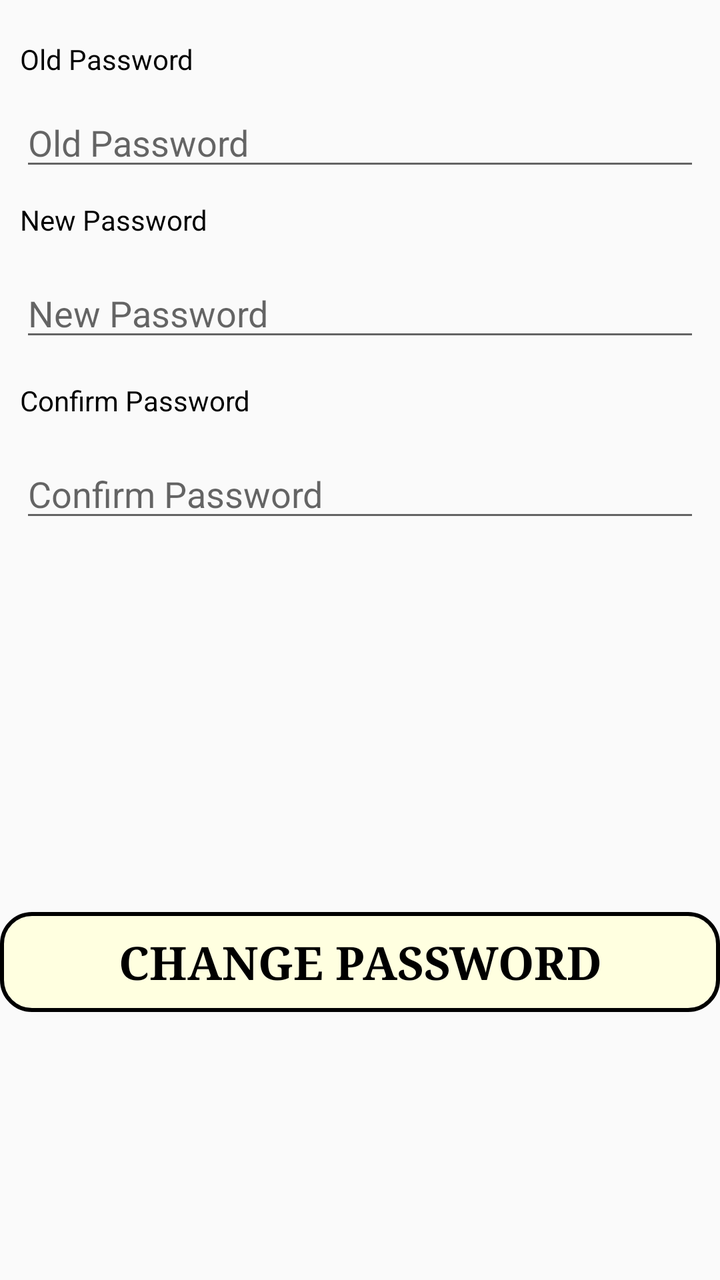
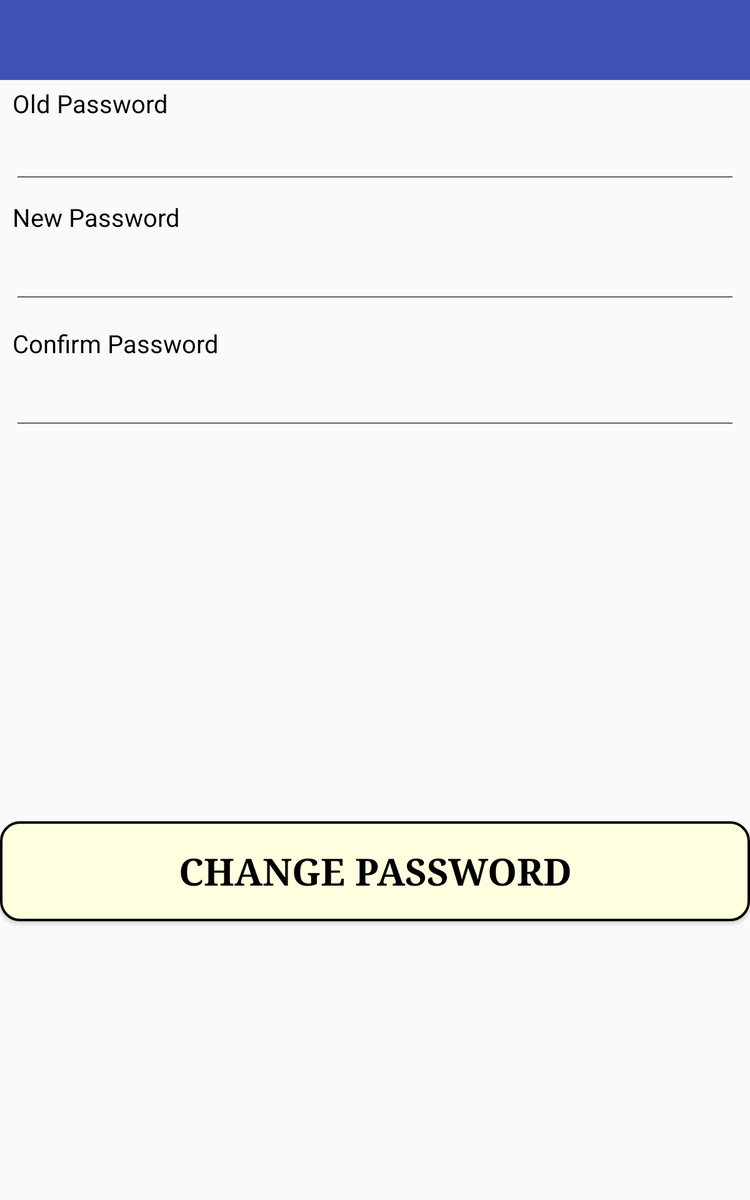

One screen, two layout resources from the same app: the default and the repository's alternative for another configuration. Each is rendered where Android would select it; the XML of both is given below.
<!-- AndroidManifest.xml: application theme AppTheme -->
<!-- res/layout/fragment_forgot_password.xml -->
<LinearLayout xmlns:android="http://schemas.android.com/apk/res/android"
    xmlns:tools="http://schemas.android.com/tools"
    android:layout_width="match_parent"
    android:orientation="vertical"
    android:layout_height="match_parent"
    tools:context="com.cybussolutions.hititpro.Fragments.Forgot_password">

    
    <TextView
        android:layout_width="wrap_content"
        android:layout_height="wrap_content"
        android:text="Old Password"
        android:textColor="@color/black"
        android:layout_marginLeft="10dp"
        android:layout_marginTop="20dp"
        android:layout_marginBottom= "5dp"
        />
    <EditText
        android:layout_width="match_parent"
        android:layout_height="wrap_content"
        android:id="@+id/oldpass"
        android:inputType="textPassword"
        android:hint="Old Password"
        android:layout_marginLeft="10dp"
        android:layout_marginTop="5dp"
        android:layout_marginBottom= "5dp"
        android:layout_marginRight="10dp"/>
    <TextView
        android:layout_width="wrap_content"
        android:textColor="@color/black"
        android:layout_height="wrap_content"
        android:text="New Password"
        android:layout_marginTop="5dp"
        android:layout_marginBottom= "5dp"
        android:layout_marginLeft="10dp"
        />
    <EditText
        android:layout_width="match_parent"
        android:layout_height="wrap_content"
        android:layout_marginLeft="10dp"
        android:layout_marginRight="10dp"
        android:inputType="textPassword"
        android:hint="New Password"
        android:id="@+id/newpass"
        android:layout_margin="10dp"/>
    <TextView
        android:layout_width="wrap_content"
        android:layout_height="wrap_content"
        android:textColor="@color/black"
        android:layout_marginTop="5dp"
        android:layout_marginBottom= "5dp"
        android:text="Confirm Password"
        android:layout_marginLeft="10dp"
        />
    
    <EditText
        android:layout_width="match_parent"
        android:layout_height="wrap_content"
        android:layout_marginLeft="10dp"
        android:inputType="textPassword"
        android:hint="Confirm Password"
        android:layout_marginRight="10dp"
        android:id="@+id/confirmpass"
        android:layout_margin="10dp"/>

    <Button
        android:layout_width="match_parent"
        android:layout_height="50dp"
        android:text="Change Password"
        android:id="@+id/changeButton"
        android:textSize="23sp"
        android:textColor="@color/black"
        android:textStyle="bold"
        android:typeface="serif"
        android:padding="5dp"
        android:background="@drawable/outline_active_style"
        android:layout_marginLeft="@dimen/activity_vertical_margin"
        android:layout_marginRight="@dimen/activity_vertical_margin"
        android:layout_marginTop="180dp"
        android:layout_gravity="center_horizontal" />
    
</LinearLayout>
<!-- resources referenced by this layout -->
<resources>
  <color name="black">#000000</color>
  <!-- drawable outline_active_style (drawable) -->
  <?xml version="1.0" encoding="utf-8" ?>
  <shape xmlns:android="http://schemas.android.com/apk/res/android"
  android:thickness="0dp"
  android:shape="rectangle">
  <stroke android:width="2dip"
      android:color="@color/black"/>
  <solid android:color="@color/LightYellow"/>
  <corners
      android:radius="5dp"
      android:bottomRightRadius="15dp"
      android:bottomLeftRadius="15dp"
      android:topLeftRadius="15dp"
      android:topRightRadius="15dp"/>
  
  </shape>
  <style name="AppTheme" parent="Theme.AppCompat.Light.NoActionBar">
          
          <item name="colorPrimary">@color/colorPrimary</item>
          <item name="colorPrimaryDark">@color/colorPrimaryDark</item>
          <item name="colorAccent">@color/colorAccent</item>
      </style>
  <color name="LightYellow">#FFFFE0</color>
  <color name="colorPrimary">#3F51B5</color>
  <color name="colorPrimaryDark">#303F9F</color>
  <color name="colorAccent">#FF4081</color>
</resources>
<!-- res/layout-sw600dp/fragment_forgot_password.xml (the repository's variant of the layout above) -->
<!-- drawn on a 7-inch tablet held upright -->
<LinearLayout xmlns:android="http://schemas.android.com/apk/res/android"
    xmlns:tools="http://schemas.android.com/tools"
    android:layout_width="match_parent"
    android:orientation="vertical"
    android:layout_height="match_parent"
    tools:context="com.cybussolutions.hititpro.Fragments.Forgot_password">
    <include
        android:id="@+id/app_bar"
        layout="@layout/app_bar"/>

    <TextView
        android:layout_width="wrap_content"
        android:layout_height="wrap_content"
        android:text="Old Password"
        android:textColor="@color/black"
        android:layout_marginLeft="10dp"
        android:layout_marginTop="5dp"
        android:textSize="20sp"
        android:layout_marginBottom= "5dp"
        />
    <EditText
        android:layout_width="match_parent"
        android:layout_height="wrap_content"
        android:id="@+id/oldpass"
        android:inputType="textPassword"
        android:textSize="20sp"
        android:layout_marginLeft="10dp"
        android:layout_marginTop="5dp"
        android:layout_marginBottom= "5dp"
        android:layout_marginRight="10dp"/>
    <TextView
        android:layout_width="wrap_content"
        android:textColor="@color/black"
        android:textSize="20sp"
        android:layout_height="wrap_content"
        android:text="New Password"
        android:layout_marginTop="5dp"
        android:layout_marginBottom= "5dp"
        android:layout_marginLeft="10dp"
        />
    <EditText
        android:layout_width="match_parent"
        android:layout_height="wrap_content"
        android:layout_marginLeft="10dp"
        android:textSize="20sp"
        android:layout_marginRight="10dp"
        android:inputType="textPassword"
        android:id="@+id/newpass"
        android:layout_margin="10dp"/>
    <TextView
        android:layout_width="wrap_content"
        android:layout_height="wrap_content"
        android:textColor="@color/black"
        android:layout_marginTop="5dp"
        android:textSize="20sp"
        android:layout_marginBottom= "5dp"
        android:text="Confirm Password"
        android:layout_marginLeft="10dp"
        />

    <EditText
        android:layout_width="match_parent"
        android:layout_height="wrap_content"
        android:textSize="20sp"
        android:layout_marginLeft="10dp"
        android:inputType="textPassword"
        android:layout_marginRight="10dp"
        android:id="@+id/confirmpass"
        android:layout_margin="10dp"/>

    <Button
        android:layout_width="match_parent"
        android:layout_height="80dp"
        android:text="Change Password"
        android:id="@+id/register"
        android:textSize="30sp"
        android:textColor="@color/black"
        android:textStyle="bold"
        android:typeface="serif"
        android:padding="5dp"
        android:background="@drawable/outline_active_style"
        android:layout_marginLeft="@dimen/activity_vertical_margin"
        android:layout_marginRight="@dimen/activity_vertical_margin"
        android:layout_marginTop="300dp"
        android:layout_gravity="center_horizontal" />

</LinearLayout>
<!-- res/layout/app_bar.xml (included above) -->
<?xml version="1.0" encoding="utf-8"?>
<android.support.v7.widget.Toolbar

    xmlns:android="http://schemas.android.com/apk/res/android"
    xmlns:app="http://schemas.android.com/apk/res-auto"
    android:orientation="vertical"
    android:layout_width="match_parent"
    android:layout_height="wrap_content"
    android:background="@color/colorPrimary"
    app:theme="@style/ToolBarStyle"

    >

</android.support.v7.widget.Toolbar>
<!-- resources referenced by the variant -->
<!-- as a 7-inch tablet held upright resolves them -->
<resources>
  <color name="black">#000000</color>
  <color name="colorPrimary">#3F51B5</color>
  <!-- drawable outline_active_style (drawable) -->
  <?xml version="1.0" encoding="utf-8" ?>
  <shape xmlns:android="http://schemas.android.com/apk/res/android"
  android:thickness="0dp"
  android:shape="rectangle">
  <stroke android:width="2dip"
      android:color="@color/black"/>
  <solid android:color="@color/LightYellow"/>
  <corners
      android:radius="5dp"
      android:bottomRightRadius="15dp"
      android:bottomLeftRadius="15dp"
      android:topLeftRadius="15dp"
      android:topRightRadius="15dp"/>
  
  </shape>
  <style name="ToolBarStyle" parent="Theme.AppCompat">
          <item name="android:textColorPrimary">@android:color/white</item>
          <item name="android:textColorSecondary">@android:color/white</item>
          <item name="actionMenuTextColor">@android:color/white</item>
      </style>
  <style name="AppTheme" parent="Theme.AppCompat.Light.NoActionBar">
          
          <item name="colorPrimary">@color/colorPrimary</item>
          <item name="colorPrimaryDark">@color/colorPrimaryDark</item>
          <item name="colorAccent">@color/colorAccent</item>
      </style>
  <color name="LightYellow">#FFFFE0</color>
  <color name="colorPrimaryDark">#303F9F</color>
  <color name="colorAccent">#FF4081</color>
</resources>
